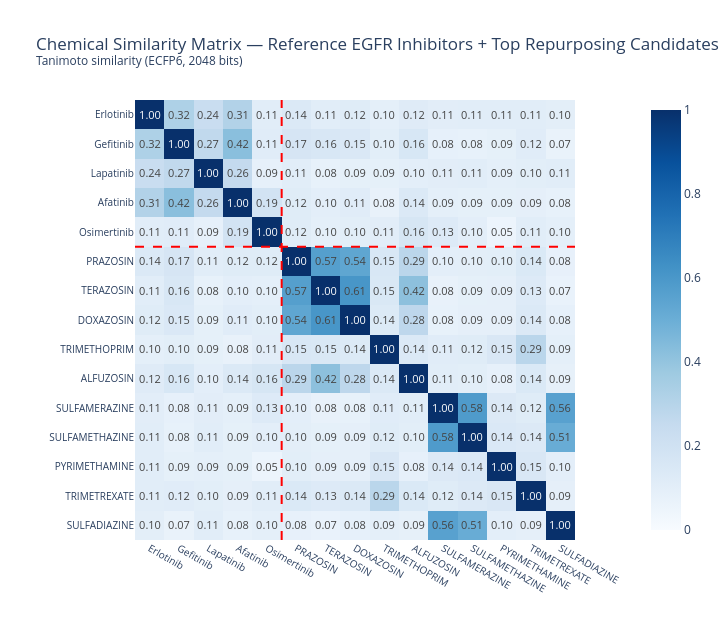

Notebook code cell kept with this figure:
### Markdown cell above
## 9. Chemical Similarity Matrix Heatmap

### Code cell
# Combine reference + top 10 candidates into one similarity matrix
TOP_COMBINED = 10
ref_names = list(EGFR_REFERENCE.keys())
cand_names = df_candidates.head(TOP_COMBINED)['Name'].tolist()
cand_smiles = df_candidates.head(TOP_COMBINED)['SMILES'].tolist()

all_names = ref_names + cand_names
all_smiles = list(EGFR_REFERENCE.values()) + cand_smiles

all_fps = [mol_to_fp(s) for s in all_smiles]
n = len(all_fps)

sim_matrix = np.zeros((n, n))
for i in range(n):
    if all_fps[i] is None:
        continue
    sims = DataStructs.BulkTanimotoSimilarity(all_fps[i], all_fps)
    sim_matrix[i] = np.array(sims)

sim_df = pd.DataFrame(sim_matrix, index=all_names, columns=all_names)

fig_heat = px.imshow(
    sim_df,
    color_continuous_scale='Blues',
    zmin=0, zmax=1,
    title='Chemical Similarity Matrix — Reference EGFR Inhibitors + Top Repurposing Candidates<br>'
          '<sup>Tanimoto similarity (ECFP6, 2048 bits)</sup>',
    template='plotly_white',
    aspect='equal',
    text_auto='.2f',
)

ref_n = len(ref_names)
# Add boundary line between reference and candidates
for v in [ref_n - 0.5]:
    fig_heat.add_hline(y=v, line_width=2, line_color='red', line_dash='dash')
    fig_heat.add_vline(x=v, line_width=2, line_color='red', line_dash='dash')

fig_heat.update_layout(
    height=620, width=720,
    xaxis_tickfont_size=10, yaxis_tickfont_size=10
)

fig_heat.write_html(str(DATA_DIR / 'similarity_matrix.html'))
fig_heat.show()
print('Red dashed line = boundary between reference drugs (top-left) and candidates (bottom-right)')
print(f'💾 Saved → data/similarity_matrix.html')

### Figure 1 — Plotly figure (JSON) as saved in the notebook; plotly's stock layout.template omitted (floating-point values rounded to 4 significant figures; data arrays with more than 128 entries replaced by an {"elided": "..."} marker saying what was removed)
{"data": [{"coloraxis": "coloraxis", "hovertemplate": "x: %{x}<br>y: %{y}<br>color: %{z}<extra></extra>", "name": "0", "texttemplate": "%{z:.2f}", "type": "heatmap", "x": ["Erlotinib", "Gefitinib", "Lapatinib", "Afatinib", "Osimertinib", "PRAZOSIN", "TERAZOSIN", "DOXAZOSIN", "TRIMETHOPRIM", "ALFUZOSIN", "SULFAMERAZINE", "SULFAMETHAZINE", "PYRIMETHAMINE", "TRIMETREXATE", "SULFADIAZINE"], "xaxis": "x", "y": ["Erlotinib", "Gefitinib", "Lapatinib", "Afatinib", "Osimertinib", "PRAZOSIN", "TERAZOSIN", "DOXAZOSIN", "TRIMETHOPRIM", "ALFUZOSIN", "SULFAMERAZINE", "SULFAMETHAZINE", "PYRIMETHAMINE", "TRIMETREXATE", "SULFADIAZINE"], "yaxis": "y", "z": {"elided": "15x15 float values"}}], "layout": {"coloraxis": {"cmax": 1, "cmin": 0, "colorscale": [[0, "rgb(247,251,255)"], [0.125, "rgb(222,235,247)"], [0.25, "rgb(198,219,239)"], [0.375, "rgb(158,202,225)"], [0.5, "rgb(107,174,214)"], [0.625, "rgb(66,146,198)"], [0.75, "rgb(33,113,181)"], [0.875, "rgb(8,81,156)"], [1, "rgb(8,48,107)"]]}, "height": 620, "shapes": [{"line": {"color": "red", "dash": "dash", "width": 2}, "type": "line", "x0": 0, "x1": 1, "xref": "x domain", "y0": 4.5, "y1": 4.5, "yref": "y"}, {"line": {"color": "red", "dash": "dash", "width": 2}, "type": "line", "x0": 4.5, "x1": 4.5, "xref": "x", "y0": 0, "y1": 1, "yref": "y domain"}], "title": {"text": "Chemical Similarity Matrix — Reference EGFR Inhibitors + Top Repurposing Candidates<br><sup>Tanimoto similarity (ECFP6, 2048 bits)</sup>"}, "width": 720, "xaxis": {"anchor": "y", "constrain": "domain", "domain": [0, 1], "scaleanchor": "y", "tickfont": {"size": 10}}, "yaxis": {"anchor": "x", "autorange": "reversed", "constrain": "domain", "domain": [0, 1], "tickfont": {"size": 10}}}}
